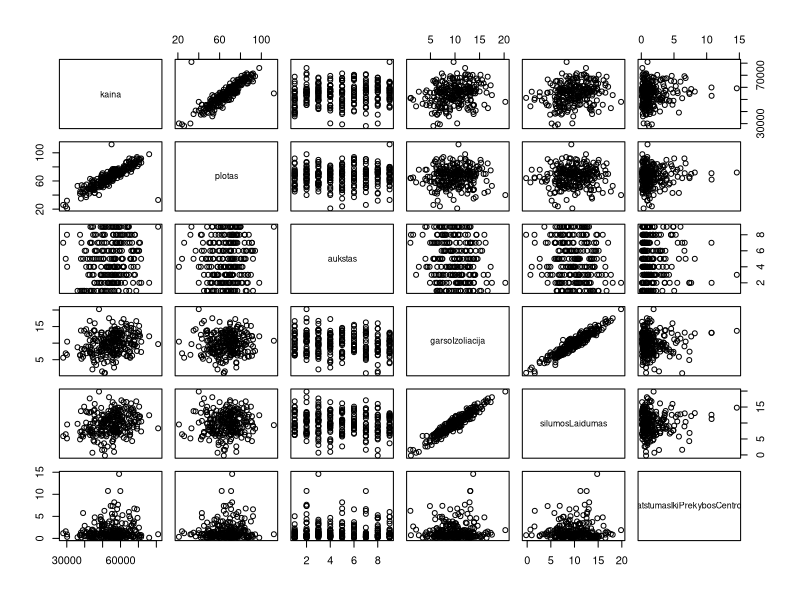

The R script that drew this image:
## ---- chunk 1
setwd("~/Desktop")
getwd()
library(car) #reikalinga biblioteka dirbant
data=read.csv2("data.txt") #nuskaitome duomenis
attach(data)

plot(data)
#grafike matome,kadgarso izoliacija ir silumos laidumas koreliuoja
#tikriname korialiacija
cor(garsoIzoliacija,silumosLaidumas) #0.953, tai rodo,kad kintamieji vienas nuo kito labai priklausomi

## ---- chunk 2
#sudaromas modelis su visais kintamaisiais
mod1=lm(kaina~ plotas+aukstas+garsoIzoliacija+silumosLaidumas+atstumasIkiPrekybosCentro)
summary(mod1)
vif(mod1) #silumos laidumo ir garso izoliacijos vif>10, tai rodo multikolinearuma

#sudaromas antras modelis ismetus garso izoliacija
mod2=lm(kaina~ plotas+aukstas+silumosLaidumas+atstumasIkiPrekybosCentro)
summary(mod2) 

#sudaromas modelis ismetus silumos laiduma
mod3=lm(kaina~ plotas+aukstas+garsoIzoliacija+atstumasIkiPrekybosCentro)
summary(mod3)

#abiems modeliams atstumas iki prekybos centro yra nereiksmingas, tai kuriami nauji modeliai ismetus atstumo iki prekybos centro kintamaji
mod4=lm(kaina~plotas+aukstas+silumosLaidumas)
mod5=lm(kaina~plotas+aukstas+garsoIzoliacija)

#tikrinam kuris modelis yra geresnis
AIC(mod4)
AIC(mod5)
#akaikes koeficientas parodo,kad mod5 yra geresnis

#toliau dirbsime su mod5
summary(mod5) #visi kintamieji reiksmingi

## ---- chunk 3

#ieskomos mod5 modelio isskirtys
outlierTest(mod5) #jos yra 253,254 eilutese
data1=data[-c(253,254),] #panaikinamos paskutines eilutes su isskirtimis

#sudaromas modelis be isskirciu
mod6=lm(kaina~plotas+aukstas+garsoIzoliacija, data=data1)
summary(mod6)

#mod6 yra geriausias modelis gautas is visu duomenu
#tikrinam mod6 heteroskedastiskuma
ncvTest(mod6) #p-value =0.156 > 0.05 nera heteraskedastiskumo

#tikrinam mod6 autokoreliacija
durbinWatsonTest(mod6) #p-value=0.334 >0.05 autokoreliacijos nera


